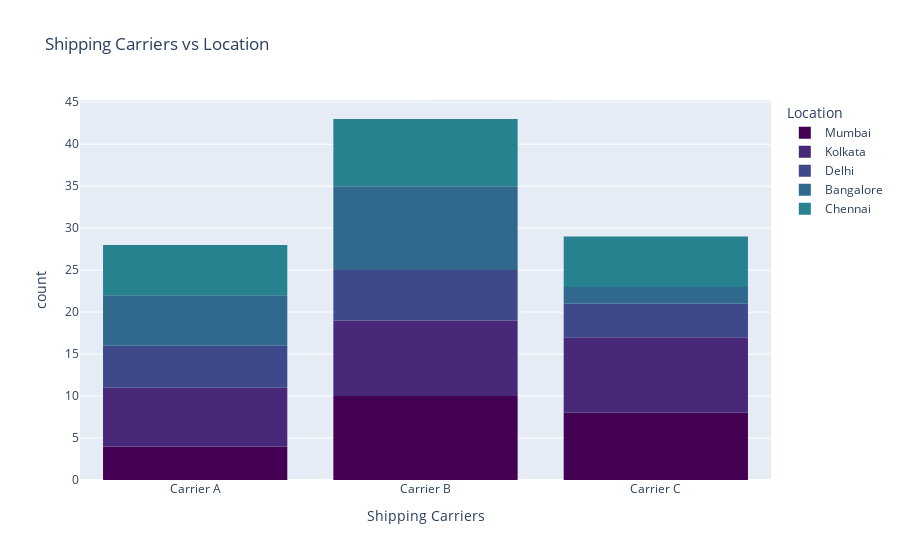

Notebook code cell kept with this figure:
### Code cell
import plotly.express as px

# Shipping carriers vs location
fig_supplier_prodType = px.histogram(SC, x='Shipping carriers', color='Location', title='Shipping Carriers vs Location',
             labels={'Shipping carriers': 'Shipping Carriers', 'Location': 'Location', 'count': 'Count'},
             category_orders={'Shipping carriers': sorted(SC['Shipping carriers'].unique())},
             color_discrete_sequence=px.colors.sequential.Viridis)

fig_supplier_prodType.show()

### Figure 1 — Plotly figure (JSON) as saved in the notebook; plotly's stock layout.template omitted (floating-point values rounded to 4 significant figures)
{"data": [{"alignmentgroup": "True", "bingroup": "x", "hovertemplate": "Location=Mumbai<br>Shipping Carriers=%{x}<br>count=%{y}<extra></extra>", "legendgroup": "Mumbai", "marker": {"color": "#440154", "pattern": {"shape": ""}}, "name": "Mumbai", "offsetgroup": "Mumbai", "orientation": "v", "showlegend": true, "type": "histogram", "x": ["Carrier B", "Carrier A", "Carrier B", "Carrier C", "Carrier C", "Carrier B", "Carrier B", "Carrier B", "Carrier C", "Carrier B", "Carrier C", "Carrier C", "Carrier C", "Carrier C", "Carrier B", "Carrier A", "Carrier B", "Carrier A", "Carrier B", "Carrier B", "Carrier C", "Carrier A"], "xaxis": "x", "yaxis": "y"}, {"alignmentgroup": "True", "bingroup": "x", "hovertemplate": "Location=Kolkata<br>Shipping Carriers=%{x}<br>count=%{y}<extra></extra>", "legendgroup": "Kolkata", "marker": {"color": "#482878", "pattern": {"shape": ""}}, "name": "Kolkata", "offsetgroup": "Kolkata", "orientation": "v", "showlegend": true, "type": "histogram", "x": ["Carrier C", "Carrier C", "Carrier C", "Carrier A", "Carrier A", "Carrier B", "Carrier C", "Carrier A", "Carrier A", "Carrier C", "Carrier B", "Carrier B", "Carrier C", "Carrier A", "Carrier A", "Carrier C", "Carrier B", "Carrier B", "Carrier B", "Carrier C", "Carrier C", "Carrier A", "Carrier B", "Carrier B", "Carrier B"], "xaxis": "x", "yaxis": "y"}, {"alignmentgroup": "True", "bingroup": "x", "hovertemplate": "Location=Delhi<br>Shipping Carriers=%{x}<br>count=%{y}<extra></extra>", "legendgroup": "Delhi", "marker": {"color": "#3e4989", "pattern": {"shape": ""}}, "name": "Delhi", "offsetgroup": "Delhi", "orientation": "v", "showlegend": true, "type": "histogram", "x": ["Carrier A", "Carrier C", "Carrier B", "Carrier C", "Carrier C", "Carrier A", "Carrier B", "Carrier A", "Carrier B", "Carrier A", "Carrier C", "Carrier A", "Carrier B", "Carrier B", "Carrier B"], "xaxis": "x", "yaxis": "y"}, {"alignmentgroup": "True", "bingroup": "x", "hovertemplate": "Location=Bangalore<br>Shipping Carriers=%{x}<br>count=%{y}<extra></extra>", "legendgroup": "Bangalore", "marker": {"color": "#31688e", "pattern": {"shape": ""}}, "name": "Bangalore", "offsetgroup": "Bangalore", "orientation": "v", "showlegend": true, "type": "histogram", "x": ["Carrier B", "Carrier B", "Carrier A", "Carrier B", "Carrier B", "Carrier C", "Carrier B", "Carrier C", "Carrier A", "Carrier A", "Carrier B", "Carrier B", "Carrier A", "Carrier A", "Carrier A", "Carrier B", "Carrier B", "Carrier B"], "xaxis": "x", "yaxis": "y"}, {"alignmentgroup": "True", "bingroup": "x", "hovertemplate": "Location=Chennai<br>Shipping Carriers=%{x}<br>count=%{y}<extra></extra>", "legendgroup": "Chennai", "marker": {"color": "#26828e", "pattern": {"shape": ""}}, "name": "Chennai", "offsetgroup": "Chennai", "orientation": "v", "showlegend": true, "type": "histogram", "x": ["Carrier A", "Carrier C", "Carrier A", "Carrier A", "Carrier B", "Carrier B", "Carrier C", "Carrier A", "Carrier B", "Carrier B", "Carrier B", "Carrier B", "Carrier C", "Carrier C", "Carrier A", "Carrier C", "Carrier A", "Carrier C", "Carrier B", "Carrier B"], "xaxis": "x", "yaxis": "y"}], "layout": {"barmode": "relative", "legend": {"title": {"text": "Location"}, "tracegroupgap": 0}, "title": {"text": "Shipping Carriers vs Location"}, "xaxis": {"anchor": "y", "categoryarray": ["Carrier A", "Carrier B", "Carrier C"], "categoryorder": "array", "domain": [0, 1], "title": {"text": "Shipping Carriers"}}, "yaxis": {"anchor": "x", "domain": [0, 1], "title": {"text": "count"}}}}
